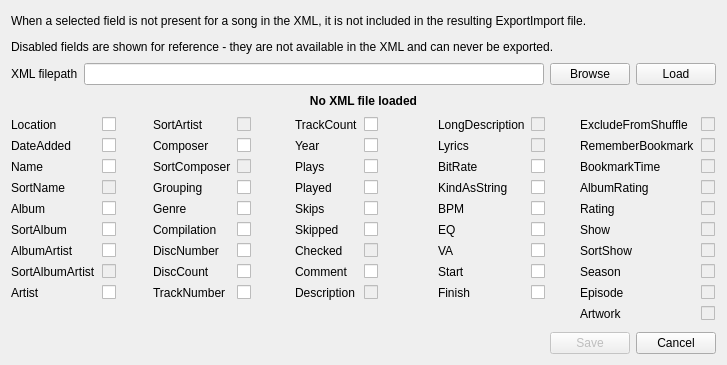
<?xml version="1.0" encoding="UTF-8"?>
<ui version="4.0">
 <class>ExportImportWindow</class>
 <widget class="QWidget" name="ExportImportWindow">
  <property name="geometry">
   <rect>
    <x>0</x>
    <y>0</y>
    <width>727</width>
    <height>365</height>
   </rect>
  </property>
  <property name="sizePolicy">
   <sizepolicy hsizetype="Fixed" vsizetype="Fixed">
    <horstretch>0</horstretch>
    <verstretch>0</verstretch>
   </sizepolicy>
  </property>
  <property name="minimumSize">
   <size>
    <width>727</width>
    <height>365</height>
   </size>
  </property>
  <property name="maximumSize">
   <size>
    <width>727</width>
    <height>365</height>
   </size>
  </property>
  <property name="windowTitle">
   <string>XML to ExportImport</string>
  </property>
  <layout class="QVBoxLayout" name="verticalLayout">
   <item>
    <widget class="QLabel" name="label_2">
     <property name="maximumSize">
      <size>
       <width>16777215</width>
       <height>20</height>
      </size>
     </property>
     <property name="text">
      <string>When a selected field is not present for a song in the XML, it is not included in the resulting ExportImport file.</string>
     </property>
     <property name="wordWrap">
      <bool>true</bool>
     </property>
    </widget>
   </item>
   <item>
    <widget class="QLabel" name="label_3">
     <property name="maximumSize">
      <size>
       <width>16777215</width>
       <height>20</height>
      </size>
     </property>
     <property name="text">
      <string>Disabled fields are shown for reference - they are not available in the XML and can never be exported.</string>
     </property>
     <property name="wordWrap">
      <bool>true</bool>
     </property>
    </widget>
   </item>
   <item>
    <layout class="QHBoxLayout" name="horizontalLayout">
     <property name="topMargin">
      <number>0</number>
     </property>
     <item>
      <widget class="QLabel" name="label">
       <property name="text">
        <string>XML filepath</string>
       </property>
      </widget>
     </item>
     <item>
      <widget class="QLineEdit" name="xml_path_lineedit"/>
     </item>
     <item>
      <widget class="QPushButton" name="xml_browse_button">
       <property name="text">
        <string>Browse</string>
       </property>
      </widget>
     </item>
     <item>
      <widget class="QPushButton" name="xml_load_button">
       <property name="text">
        <string>Load</string>
       </property>
      </widget>
     </item>
    </layout>
   </item>
   <item>
    <widget class="QLabel" name="songsLoadedLabel">
     <property name="maximumSize">
      <size>
       <width>16777215</width>
       <height>20</height>
      </size>
     </property>
     <property name="font">
      <font>
       <weight>75</weight>
       <bold>true</bold>
      </font>
     </property>
     <property name="text">
      <string>No XML file loaded</string>
     </property>
     <property name="alignment">
      <set>Qt::AlignCenter</set>
     </property>
    </widget>
   </item>
   <item>
    <layout class="QHBoxLayout" name="horizontalLayout_2">
     <item>
      <layout class="QFormLayout" name="formLayout_11">
       <item row="0" column="0">
        <widget class="QLabel" name="locationLabel">
         <property name="text">
          <string>Location</string>
         </property>
        </widget>
       </item>
       <item row="0" column="1">
        <widget class="QCheckBox" name="locationCheckBox"/>
       </item>
       <item row="1" column="0">
        <widget class="QLabel" name="dateAddedLabel">
         <property name="text">
          <string>DateAdded</string>
         </property>
        </widget>
       </item>
       <item row="1" column="1">
        <widget class="QCheckBox" name="dateAddedCheckBox"/>
       </item>
       <item row="2" column="0">
        <widget class="QLabel" name="nameLabel">
         <property name="text">
          <string>Name</string>
         </property>
        </widget>
       </item>
       <item row="2" column="1">
        <widget class="QCheckBox" name="nameCheckBox"/>
       </item>
       <item row="3" column="0">
        <widget class="QLabel" name="sortNameLabel">
         <property name="text">
          <string>SortName</string>
         </property>
        </widget>
       </item>
       <item row="3" column="1">
        <widget class="QCheckBox" name="sortNameCheckBox">
         <property name="enabled">
          <bool>false</bool>
         </property>
        </widget>
       </item>
       <item row="4" column="0">
        <widget class="QLabel" name="albumLabel">
         <property name="text">
          <string>Album</string>
         </property>
        </widget>
       </item>
       <item row="4" column="1">
        <widget class="QCheckBox" name="albumCheckBox"/>
       </item>
       <item row="5" column="0">
        <widget class="QLabel" name="sortAlbumLabel">
         <property name="text">
          <string>SortAlbum</string>
         </property>
        </widget>
       </item>
       <item row="5" column="1">
        <widget class="QCheckBox" name="sortAlbumCheckBox"/>
       </item>
       <item row="6" column="0">
        <widget class="QLabel" name="albumArtistLabel">
         <property name="text">
          <string>AlbumArtist</string>
         </property>
        </widget>
       </item>
       <item row="6" column="1">
        <widget class="QCheckBox" name="albumArtistCheckBox"/>
       </item>
       <item row="7" column="0">
        <widget class="QLabel" name="sortAlbumArtistLabel">
         <property name="text">
          <string>SortAlbumArtist</string>
         </property>
        </widget>
       </item>
       <item row="7" column="1">
        <widget class="QCheckBox" name="sortAlbumArtistCheckBox">
         <property name="enabled">
          <bool>false</bool>
         </property>
        </widget>
       </item>
       <item row="8" column="0">
        <widget class="QLabel" name="artistLabel">
         <property name="text">
          <string>Artist</string>
         </property>
        </widget>
       </item>
       <item row="8" column="1">
        <widget class="QCheckBox" name="artistCheckBox"/>
       </item>
      </layout>
     </item>
     <item>
      <layout class="QFormLayout" name="formLayout_2">
       <item row="0" column="0">
        <widget class="QLabel" name="sortArtistLabel">
         <property name="text">
          <string>SortArtist</string>
         </property>
        </widget>
       </item>
       <item row="0" column="1">
        <widget class="QCheckBox" name="sortArtistCheckBox">
         <property name="enabled">
          <bool>false</bool>
         </property>
        </widget>
       </item>
       <item row="1" column="0">
        <widget class="QLabel" name="composerLabel">
         <property name="text">
          <string>Composer</string>
         </property>
        </widget>
       </item>
       <item row="1" column="1">
        <widget class="QCheckBox" name="composerCheckBox"/>
       </item>
       <item row="2" column="0">
        <widget class="QLabel" name="sortComposerLabel">
         <property name="text">
          <string>SortComposer</string>
         </property>
        </widget>
       </item>
       <item row="2" column="1">
        <widget class="QCheckBox" name="sortComposerCheckBox">
         <property name="enabled">
          <bool>false</bool>
         </property>
        </widget>
       </item>
       <item row="3" column="0">
        <widget class="QLabel" name="groupingLabel">
         <property name="text">
          <string>Grouping</string>
         </property>
        </widget>
       </item>
       <item row="3" column="1">
        <widget class="QCheckBox" name="groupingCheckBox"/>
       </item>
       <item row="4" column="0">
        <widget class="QLabel" name="genreLabel">
         <property name="text">
          <string>Genre</string>
         </property>
        </widget>
       </item>
       <item row="4" column="1">
        <widget class="QCheckBox" name="genreCheckBox"/>
       </item>
       <item row="5" column="0">
        <widget class="QLabel" name="compilationLabel">
         <property name="text">
          <string>Compilation</string>
         </property>
        </widget>
       </item>
       <item row="5" column="1">
        <widget class="QCheckBox" name="compilationCheckBox"/>
       </item>
       <item row="6" column="0">
        <widget class="QLabel" name="discNumberLabel">
         <property name="text">
          <string>DiscNumber</string>
         </property>
        </widget>
       </item>
       <item row="6" column="1">
        <widget class="QCheckBox" name="discNumberCheckBox"/>
       </item>
       <item row="7" column="0">
        <widget class="QLabel" name="discCountLabel">
         <property name="text">
          <string>DiscCount</string>
         </property>
        </widget>
       </item>
       <item row="7" column="1">
        <widget class="QCheckBox" name="discCountCheckBox"/>
       </item>
       <item row="8" column="0">
        <widget class="QLabel" name="trackNumberLabel">
         <property name="text">
          <string>TrackNumber</string>
         </property>
        </widget>
       </item>
       <item row="8" column="1">
        <widget class="QCheckBox" name="trackNumberCheckBox"/>
       </item>
      </layout>
     </item>
     <item>
      <layout class="QFormLayout" name="formLayout_3">
       <item row="0" column="0">
        <widget class="QLabel" name="trackCountLabel">
         <property name="text">
          <string>TrackCount</string>
         </property>
        </widget>
       </item>
       <item row="0" column="1">
        <widget class="QCheckBox" name="trackCountCheckBox"/>
       </item>
       <item row="1" column="0">
        <widget class="QLabel" name="yearLabel">
         <property name="text">
          <string>Year</string>
         </property>
        </widget>
       </item>
       <item row="1" column="1">
        <widget class="QCheckBox" name="yearCheckBox"/>
       </item>
       <item row="2" column="0">
        <widget class="QLabel" name="playsLabel">
         <property name="text">
          <string>Plays</string>
         </property>
        </widget>
       </item>
       <item row="2" column="1">
        <widget class="QCheckBox" name="playsCheckBox"/>
       </item>
       <item row="3" column="0">
        <widget class="QLabel" name="playedLabel">
         <property name="text">
          <string>Played</string>
         </property>
        </widget>
       </item>
       <item row="3" column="1">
        <widget class="QCheckBox" name="playedCheckBox"/>
       </item>
       <item row="4" column="0">
        <widget class="QLabel" name="skipsLabel">
         <property name="text">
          <string>Skips</string>
         </property>
        </widget>
       </item>
       <item row="4" column="1">
        <widget class="QCheckBox" name="skipsCheckBox"/>
       </item>
       <item row="5" column="0">
        <widget class="QLabel" name="skippedLabel">
         <property name="text">
          <string>Skipped</string>
         </property>
        </widget>
       </item>
       <item row="5" column="1">
        <widget class="QCheckBox" name="skippedCheckBox"/>
       </item>
       <item row="6" column="0">
        <widget class="QLabel" name="checkedLabel">
         <property name="text">
          <string>Checked</string>
         </property>
        </widget>
       </item>
       <item row="6" column="1">
        <widget class="QCheckBox" name="checkedCheckBox">
         <property name="enabled">
          <bool>false</bool>
         </property>
        </widget>
       </item>
       <item row="7" column="0">
        <widget class="QLabel" name="commentLabel">
         <property name="text">
          <string>Comment</string>
         </property>
        </widget>
       </item>
       <item row="7" column="1">
        <widget class="QCheckBox" name="commentCheckBox"/>
       </item>
       <item row="8" column="0">
        <widget class="QLabel" name="descriptionLabel">
         <property name="text">
          <string>Description</string>
         </property>
        </widget>
       </item>
       <item row="8" column="1">
        <widget class="QCheckBox" name="descriptionCheckBox">
         <property name="enabled">
          <bool>false</bool>
         </property>
        </widget>
       </item>
      </layout>
     </item>
     <item>
      <layout class="QFormLayout" name="formLayout_4">
       <item row="0" column="0">
        <widget class="QLabel" name="longDescriptionLabel">
         <property name="text">
          <string>LongDescription</string>
         </property>
        </widget>
       </item>
       <item row="0" column="1">
        <widget class="QCheckBox" name="longDescriptionCheckBox">
         <property name="enabled">
          <bool>false</bool>
         </property>
        </widget>
       </item>
       <item row="1" column="0">
        <widget class="QLabel" name="lyricsLabel">
         <property name="text">
          <string>Lyrics</string>
         </property>
        </widget>
       </item>
       <item row="1" column="1">
        <widget class="QCheckBox" name="lyricsCheckBox">
         <property name="enabled">
          <bool>false</bool>
         </property>
        </widget>
       </item>
       <item row="2" column="0">
        <widget class="QLabel" name="bitRateLabel">
         <property name="text">
          <string>BitRate</string>
         </property>
        </widget>
       </item>
       <item row="2" column="1">
        <widget class="QCheckBox" name="bitRateCheckBox"/>
       </item>
       <item row="3" column="0">
        <widget class="QLabel" name="kindAsStringLabel">
         <property name="text">
          <string>KindAsString</string>
         </property>
        </widget>
       </item>
       <item row="3" column="1">
        <widget class="QCheckBox" name="kindAsStringCheckBox"/>
       </item>
       <item row="4" column="0">
        <widget class="QLabel" name="bpmLabel">
         <property name="text">
          <string>BPM</string>
         </property>
        </widget>
       </item>
       <item row="4" column="1">
        <widget class="QCheckBox" name="bpmCheckBox"/>
       </item>
       <item row="5" column="0">
        <widget class="QLabel" name="eqLabel">
         <property name="text">
          <string>EQ</string>
         </property>
        </widget>
       </item>
       <item row="5" column="1">
        <widget class="QCheckBox" name="eqCheckBox"/>
       </item>
       <item row="6" column="0">
        <widget class="QLabel" name="vaLabel">
         <property name="text">
          <string>VA</string>
         </property>
        </widget>
       </item>
       <item row="6" column="1">
        <widget class="QCheckBox" name="vaCheckBox"/>
       </item>
       <item row="7" column="0">
        <widget class="QLabel" name="startLabel">
         <property name="text">
          <string>Start</string>
         </property>
        </widget>
       </item>
       <item row="7" column="1">
        <widget class="QCheckBox" name="startCheckBox"/>
       </item>
       <item row="8" column="0">
        <widget class="QLabel" name="finishLabel">
         <property name="text">
          <string>Finish</string>
         </property>
        </widget>
       </item>
       <item row="8" column="1">
        <widget class="QCheckBox" name="finishCheckBox"/>
       </item>
      </layout>
     </item>
     <item>
      <layout class="QFormLayout" name="formLayout_5">
       <item row="0" column="0">
        <widget class="QLabel" name="excludeFromShuffleLabel">
         <property name="text">
          <string>ExcludeFromShuffle</string>
         </property>
        </widget>
       </item>
       <item row="0" column="1">
        <widget class="QCheckBox" name="excludeFromShuffleCheckBox">
         <property name="enabled">
          <bool>false</bool>
         </property>
        </widget>
       </item>
       <item row="1" column="0">
        <widget class="QLabel" name="rememberBookmarkLabel">
         <property name="text">
          <string>RememberBookmark</string>
         </property>
        </widget>
       </item>
       <item row="1" column="1">
        <widget class="QCheckBox" name="rememberBookmarkCheckBox">
         <property name="enabled">
          <bool>false</bool>
         </property>
        </widget>
       </item>
       <item row="2" column="0">
        <widget class="QLabel" name="bookmarkTimeLabel">
         <property name="text">
          <string>BookmarkTime</string>
         </property>
        </widget>
       </item>
       <item row="2" column="1">
        <widget class="QCheckBox" name="bookmarkTimeCheckBox">
         <property name="enabled">
          <bool>false</bool>
         </property>
        </widget>
       </item>
       <item row="3" column="0">
        <widget class="QLabel" name="albumRatingLabel">
         <property name="text">
          <string>AlbumRating</string>
         </property>
        </widget>
       </item>
       <item row="3" column="1">
        <widget class="QCheckBox" name="albumRatingCheckBox">
         <property name="enabled">
          <bool>false</bool>
         </property>
        </widget>
       </item>
       <item row="4" column="0">
        <widget class="QLabel" name="ratingLabel">
         <property name="text">
          <string>Rating</string>
         </property>
        </widget>
       </item>
       <item row="4" column="1">
        <widget class="QCheckBox" name="ratingCheckBox">
         <property name="enabled">
          <bool>false</bool>
         </property>
        </widget>
       </item>
       <item row="5" column="0">
        <widget class="QLabel" name="showLabel">
         <property name="text">
          <string>Show</string>
         </property>
        </widget>
       </item>
       <item row="5" column="1">
        <widget class="QCheckBox" name="showCheckBox">
         <property name="enabled">
          <bool>false</bool>
         </property>
        </widget>
       </item>
       <item row="6" column="0">
        <widget class="QLabel" name="sortShowLabel">
         <property name="text">
          <string>SortShow</string>
         </property>
        </widget>
       </item>
       <item row="6" column="1">
        <widget class="QCheckBox" name="sortShowCheckBox">
         <property name="enabled">
          <bool>false</bool>
         </property>
        </widget>
       </item>
       <item row="7" column="0">
        <widget class="QLabel" name="seasonLabel">
         <property name="text">
          <string>Season</string>
         </property>
        </widget>
       </item>
       <item row="7" column="1">
        <widget class="QCheckBox" name="seasonCheckBox">
         <property name="enabled">
          <bool>false</bool>
         </property>
        </widget>
       </item>
       <item row="8" column="0">
        <widget class="QLabel" name="episodeLabel">
         <property name="text">
          <string>Episode</string>
         </property>
        </widget>
       </item>
       <item row="8" column="1">
        <widget class="QCheckBox" name="episodeCheckBox">
         <property name="enabled">
          <bool>false</bool>
         </property>
        </widget>
       </item>
       <item row="9" column="0">
        <widget class="QLabel" name="artworkLabel">
         <property name="text">
          <string>Artwork</string>
         </property>
        </widget>
       </item>
       <item row="9" column="1">
        <widget class="QCheckBox" name="artworkCheckBox">
         <property name="enabled">
          <bool>false</bool>
         </property>
        </widget>
       </item>
      </layout>
     </item>
    </layout>
   </item>
   <item>
    <layout class="QHBoxLayout" name="horizontalLayout_3">
     <item>
      <spacer name="horizontalSpacer">
       <property name="orientation">
        <enum>Qt::Horizontal</enum>
       </property>
       <property name="sizeHint" stdset="0">
        <size>
         <width>40</width>
         <height>20</height>
        </size>
       </property>
      </spacer>
     </item>
     <item>
      <widget class="QPushButton" name="saveButton">
       <property name="enabled">
        <bool>false</bool>
       </property>
       <property name="text">
        <string>Save</string>
       </property>
      </widget>
     </item>
     <item>
      <widget class="QPushButton" name="cancelButton">
       <property name="text">
        <string>Cancel</string>
       </property>
      </widget>
     </item>
    </layout>
   </item>
  </layout>
 </widget>
 <resources/>
 <connections/>
</ui>
